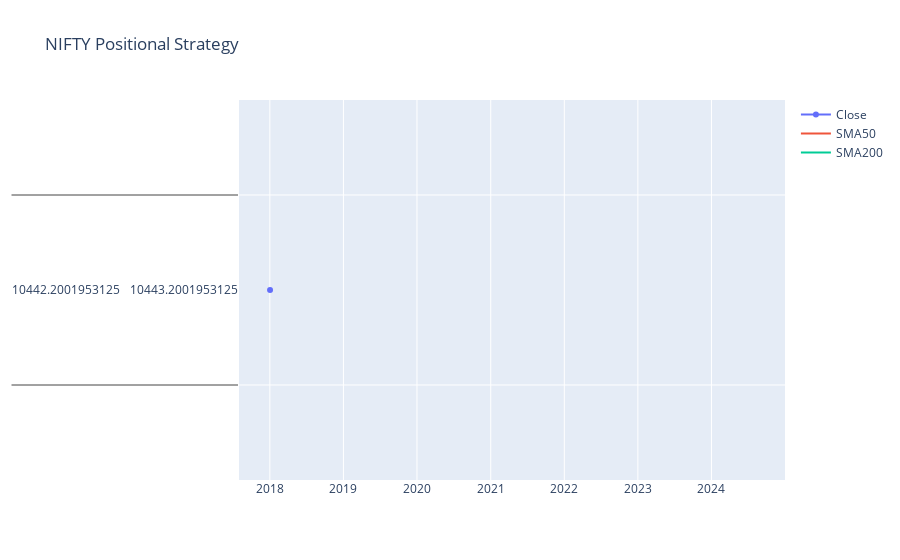

Notebook cell for this chart:
### Code cell
# Plot with Plotly
fig = go.Figure()
fig.add_trace(go.Scatter(x=nifty_daily.index, y=nifty_daily['Close'], name='Close'))
fig.add_trace(go.Scatter(x=nifty_daily.index, y=nifty_daily['SMA50'], name='SMA50'))
fig.add_trace(go.Scatter(x=nifty_daily.index, y=nifty_daily['SMA200'], name='SMA200'))
fig.update_layout(title='NIFTY Positional Strategy', height=500)
fig.show()

### Figure 1 — Plotly figure (JSON) as saved in the notebook; plotly's stock layout.template omitted (floating-point values rounded to 4 significant figures; data arrays with more than 128 entries replaced by an {"elided": "..."} marker saying what was removed)
{"data": [{"name": "Close", "type": "scatter", "x": {"elided": "1723 str values"}, "y": {"elided": "1723x1 float values"}}, {"name": "SMA50", "type": "scatter", "x": {"elided": "1723 str values"}, "y": {"elided": "1723 float values"}}, {"name": "SMA200", "type": "scatter", "x": {"elided": "1723 str values"}, "y": {"elided": "1723 float values"}}], "layout": {"autosize": true, "title": {"text": "NIFTY Positional Strategy"}, "xaxis": {"autorange": true, "range": ["2017-08-05 17:17:55.9836", "2024-12-31"], "type": "date"}, "yaxis": {"autorange": true, "range": [-1, 1], "type": "multicategory"}}}
